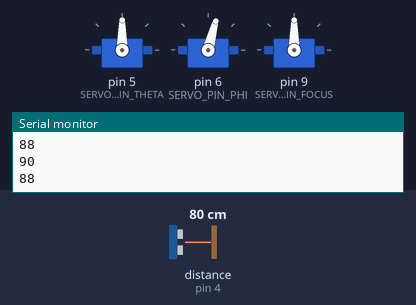
This program was run on a simulated Arduino Uno, built with avr-gcc and run on an emulated ATmega328P. Shown: 3 × servo, the last lines printed to the serial monitor. Wiring (inferred from the names in the program): ultrasonic range finder: trigger pin 3; echo pin 4. Inputs (shaded band) come from the test bench; at power-on: distance to the obstacle (sensor on pin 4) 80 cm. The echo pulse lasts 58.3 µs per cm.

Above: at 1.8 s.
1.9 s: distance to the obstacle (sensor on pin 4) set to 250 cm
At 2.9 s:
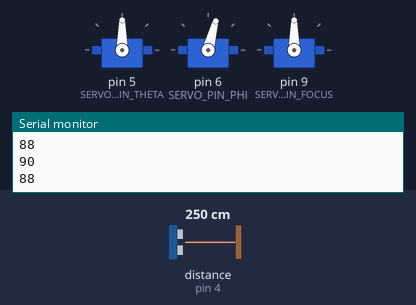
3.4 s: distance to the obstacle (sensor on pin 4) set to 2 cm
At 3.52 s:
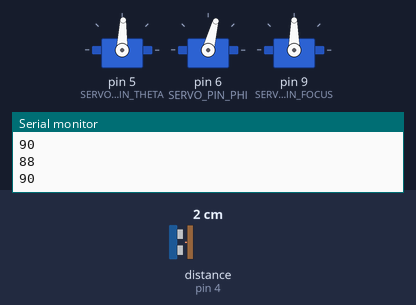
Timing chart, 0 to 12.4 s (numbered marks = the images above; inputs shaded):
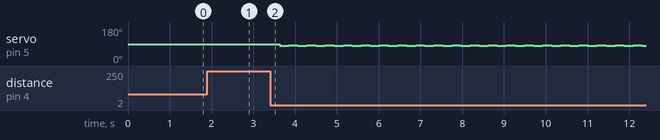

Measured:
- after the input at 1.9 s, servo on pin 5 (SERVO_PIN_THETA): stops changing and stays 90°
- after the input at 3.4 s, servo on pin 5 (SERVO_PIN_THETA): 90° → 88° at once, then repeats every 0.43 s: 82° 0.22 s, 84° 0.22 s
- by itself, servo on pin 5 (SERVO_PIN_THETA): alternates 90° for 0.33 s and 88° for 0.33 s

The program:

main.cpp
```cpp
#include <Arduino.h>
#include <Servo.h>

static const int SERVO_PIN_THETA = 5;
static const int SERVO_PIN_PHI = 6;
static const int SERVO_PIN_FOCUS = 9;
static const int TRIG_PIN = 3;
static const int ECHO_PIN = 4;
static const int INC = 2;
static const int WAIT = 100 * INC;

Servo servoTheta, servoPhi, servoFocus;

double distCm();

bool readyDist();

int asc(const void *c1, const void *c2);

static unsigned long lastMeas;
static double r, dr, r_new;
static int theta, phi;

void setup() {
    Serial.begin(9600);
    pinMode(TRIG_PIN, OUTPUT);
    pinMode(ECHO_PIN, INPUT);
    lastMeas = millis();

    servoTheta.attach(SERVO_PIN_THETA);
    servoPhi.attach(SERVO_PIN_PHI);
    servoFocus.attach(SERVO_PIN_FOCUS);

    theta = 90;
    phi = 75;

    servoTheta.write(theta);
    servoPhi.write(phi);
    delay(500);
    r = distCm();
}

void loop() {
    dr = -1.0;
    // Theta
    while (dr < 0) {
        theta -= max((int) (INC * fmin(fabs(dr), 3.0)), INC);
        servoTheta.write(theta);
        delay(WAIT);

        r_new = distCm();
        dr = r_new - r;
        r = r_new;
        Serial.println(theta);
    }

    dr = -1.0;
    while (dr < 0) {
        theta += max((int) (INC * fmin(fabs(dr), 3.0)), INC);
        servoTheta.write(theta);
        delay(WAIT);

        r_new = distCm();
        dr = r_new - r;
        r = r_new;
        Serial.println(theta);
    }

//    dr = -1.0;
//    // Phi
//    while (dr < 0) {
//        phi -= max((int) (INC * fmin(fabs(dr), 3.0)), INC);
//        servoPhi.write(phi);
//        delay(WAIT);
//
//        r_new = distCm();
//        dr = r_new - r;
//        r = r_new;
//        Serial.println(phi);
//    }
//
//    dr = -1.0;
//    while (dr < 0) {
//        phi += max((int) (INC * fmin(fabs(dr), 3.0)), INC);
//        servoPhi.write(phi);
//        delay(WAIT);
//
//        r_new = distCm();
//        dr = r_new - r;
//        r = r_new;
//        Serial.println(phi);
//    }

    // Focus
    if (readyDist()) {
        double x = distCm();
        lastMeas = millis();
        double a = -0.01685393258;
        double b = 17.887640449;
        servoFocus.write((int) ((x * a + b) * 10.0));
    }
}

#define N 25

double distCm() {
    double values[N];

    for (int i = 0; i < N; i++) {
        lastMeas = millis();
        digitalWrite(TRIG_PIN, LOW);
        delayMicroseconds(5);
        digitalWrite(TRIG_PIN, HIGH);
        delayMicroseconds(10);
        digitalWrite(TRIG_PIN, LOW);

        pinMode(ECHO_PIN, INPUT);
        values[i] = (pulseIn(ECHO_PIN, HIGH, 12066) / 2.0) / 29.1;

        if (values[i] <= 0.0) i--;
    }

    qsort((void *) values, N, sizeof(double), (int (*)(const void *, const void *)) (asc));


    return values[N / 2];
}

bool readyDist() {
    return millis() - lastMeas > 500;
}

int asc(const void *c1, const void *c2) {
    double a = *((double *) c1);
    double b = *((double *) c2);

    return a > b ? 1 : (a < b ? -1 : 0);
}
```
